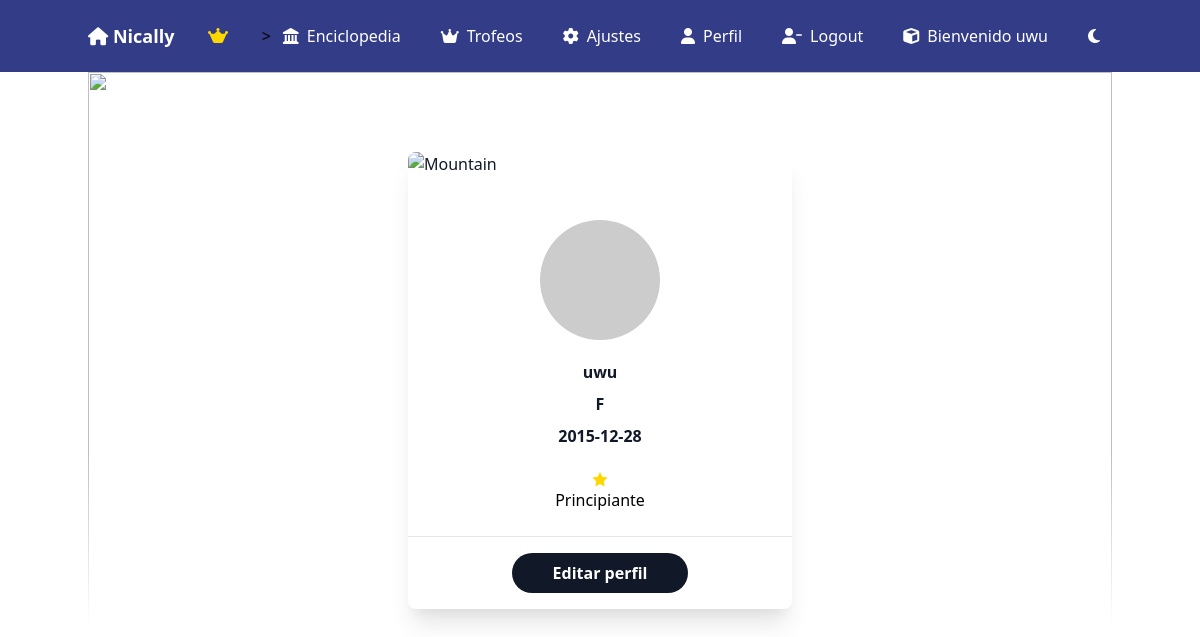
Screenshot of /user_profile (signed in) with the database file from the repository.
### tables this page shows
CREATE TABLE achievements (
  achievement_id integer,
  title text,
  description text,
  PRIMARY KEY(achievement_id)
);

CREATE TABLE users (
  id integer,
  gmail text,
  password text,
  username text,
  gender char(1),
  birthday integer,
  PRIMARY KEY (id)
);

### app.py (the view)
@app.route("/user_profile", methods=["GET"])
@require_profile_completion
def user_profile():
    imagen_dia = get_random_image(1,1)
    imagen_noche = get_random_image(0,1)
    print(f"\n {imagen_dia}")
    print(f"\n {imagen_noche}")
    user_id = session["user_id"]
    print(user_id)
    con = get_con_connection()
    user_data = con.execute("SELECT * FROM users WHERE id = ?", (user_id,)).fetchone()
    username = user_data["username"]
    gender = user_data["gender"]
    birthday = user_data["birthday"]
    if user_data is None:
        return "Usuario no encontrado", 404
    achievements = con.execute("""
        SELECT achievements.title
        FROM user_achievements
        JOIN achievements ON user_achievements.achievement_id = achievements.achievement_id
        WHERE user_achievements.user_id = ?
    """, (user_id,)).fetchall()
    con.close()
    return render_template(
        "user_profile.html",
        username=username,
        genre=gender,
        birthday=birthday,
        achievements=achievements,
        imagen_dia = imagen_dia, imagen_noche = imagen_noche
    )

### app.py (called while the page is built)
@app.after_request
def after_request(response):
    response.headers["Cache-Control"] = "no-cache, no-store, must-revalidate"
    response.headers["Expires"] = 0
    response.headers["Pragma"] = "no-cache"
    return response

@app.context_processor
def inject_dark_mode():
    return dict(dark_mode=session.get('dark_mode', False))

def get_random_image(horario, grande):
    con = get_con_connection()
    rows = con.execute(
        "SELECT image FROM images WHERE horario = ? AND grande = ?",
        (horario, grande)
    ).fetchall()
    imagenes = [dict(row) for row in rows]
    if imagenes:
        return random.choice(imagenes)['image']
    return None

### helpers.py (called while the page is built)
def get_con_connection():
    db_path = os.path.abspath("users.db")
    con = sqlite3.connect(db_path)
    con.row_factory = sqlite3.Row
    return con

def require_profile_completion(f):
    @wraps(f)
    def decorated_function(*args, **kwargs):
        user_id = session.get("user_id")
        if not user_id:
            return redirect("/login")
        con = get_con_connection()
        user = con.execute("SELECT username, gender, birthday FROM users WHERE id = ?", (user_id,)).fetchone()
        con.close()
        print(dict(user))
        if not user["username"] or not user["gender"] or not user["birthday"]:
            return redirect("/profile")
        return f(*args, **kwargs)
    return decorated_function

### templates/user_profile.html (shortened to what this page needs)
{% extends "layout.html" %}
{% block main %}
<div class="relative max-w-2xl mx-4 sm:max-w-sm md:max-w-sm lg:max-w-sm xl:max-w-sm sm:mx-auto md:mx-auto lg:mx-auto xl:mx-auto mt-16 bg-white shadow-xl rounded-lg text-gray-900 {% if dark_mode %}
        bg-gray-900
    {% else %}
        bg-white
    {% endif %}
">
    <div class="rounded-t-lg h-32 overflow-hidden">
        <img class="object-cover object-top w-full" src='https://images.unsplash.com/photo-1549880338-65ddcdfd017b?ixlib=rb-1.2.1&q=80&fm=jpg&crop=entropy&cs=tinysrgb&w=400&fit=max&ixid=eyJhcHBfaWQiOjE0NTg5fQ' alt='Mountain'>
    </div>
    <div class="mx-auto w-32 h-32 relative -mt-16 border-4 border-white rounded-full overflow-hidden">
        <img class="object-cover object-center h-32" src="https://ui-avatars.com/api/?name={{ username }}" alt="profile picture">
    </div>
    <div class="text-center mt-4">
        <h2 class=" mt-2 font-semibold {{ 'text-white' if dark_mode else 'text-gray-900' }}">{{ username }}</h2>
        <p class=" mt-2 font-semibold {{ 'text-white' if dark_mode else 'text-gray-900' }}">{{ genre }}</p>
        <p class=" mt-2 font-semibold {{ 'text-white' if dark_mode else 'text-gray-900' }}">{{ birthday }}</p>
    </div>
    <ul class="py-4 mt-2 text-gray-700 flex items-center justify-around">
        {% for achievement in achievements %}
            <li class="flex flex-col items-center justify-around">
                <svg style="color:#FFD700" class="w-4 fill-current text-blue-900" xmlns="http://www.w3.org/2000/svg" viewBox="0 0 20 20">
                    <path d="M10 15l-5.878 3.09 1.123-6.545L.489 6.91l6.572-.955L10 0l2.939 5.955 6.572.955-4.756 4.635 1.123 6.545z" />
                </svg>
                <div class ="{{ 'text-white' if dark_mode else 'text-black' }}"  >{{ achievement.title }}</div>
            </li>
        {% endfor %}
    </ul>
    <div class="p-4 border-t text-center  mt-2">
        <a href="/profile" class="w-1/2 block mx-auto rounded-full {{ 'text-black' if dark_mode else 'text-white' }}   {{ 'bg-white' if dark_mode else 'bg-gray-900'  }}  hover:shadow-lg font-semibold  px-6 py-2">Editar perfil</a>
    </div>
</div>
{% endblock %}

### templates/layout.html (shortened to what this page needs)
<!DOCTYPE html>
<html lang="en">
<head>
    <link href="https://cdn.jsdelivr.net/npm/tailwindcss@2.0.0/dist/tailwind.min.css" rel="stylesheet">
    <link href="https://cdnjs.cloudflare.com/ajax/libs/font-awesome/6.6.0/css/all.min.css" rel="stylesheet">
    <link href="../static/styles.css" rel="stylesheet">
</head>
<body class="
    {% if dark_mode %}
        bg-gray-900
    {% else %}
        bg-white
    {% endif %}
">
    <nav style="background-color: #333c87;" class="bg-blue-500 p-4 z-2">
        <div class="container mx-auto flex justify-between items-center">
            <a href="/" class="text-white text-lg font-bold"> <i class="fa-solid fa-house"></i> Nically</a>
            <div id="box">
                {% for achievement in achievements %}
                    <a style="color:#FFD700"  href="/achievements" class="flex items-center gap-2 text-white hover:bg-blue-700 px-3 py-2 rounded w-full md:w-auto">
                        <i class="fa-brands fa-web-awesome "></i>
                    </a>
                {% endfor %}
            </div>
            <div id="menu" id="menu" class="hidden flex-col items-start space-y-2 mt-4 md:mt-0 md:flex md:flex-row md:items-center md:space-y-0 md:space-x-4">
>
                <a href="/enciclopedia" class="flex items-center gap-2 text-white hover:bg-blue-700 px-3 py-2 rounded w-full md:w-auto">
                    <i class="fa-solid fa-landmark"></i> Enciclopedia
                </a>
                <a href="/achievements" class="flex items-center gap-2 text-white hover:bg-blue-700 px-3 py-2 rounded w-full md:w-auto">
                    <i class="fa-solid fa-crown"></i> Trofeos
                </a>
                <a href="/settings" class="flex items-center gap-2 text-white hover:bg-blue-700 px-3 py-2 rounded w-full md:w-auto">
                    <i class="fa-solid fa-gear"></i> Ajustes
                </a>
                <a href="/user_profile" class="flex items-center gap-2 text-white hover:bg-blue-700 px-3 py-2 rounded w-full md:w-auto">
                    <i class="fa-solid fa-user"></i> Perfil
                </a>
                {% if not session.get('user_id') %}
                <a href="/login" class="flex items-center gap-2 text-white hover:bg-blue-700 px-3 py-2 rounded w-full md:w-auto">
                    <i class="fa-solid fa-pen-to-square"></i> Login
                </a>
                <a href="/register" class="flex items-center gap-2 text-white hover:bg-blue-700 px-3 py-2 rounded w-full md:w-auto">
                    <i class="fa-solid fa-file"></i> Register
                </a>
                {% else %}
                <a href="/logout" class="flex items-center gap-2 text-white hover:bg-blue-700 px-3 py-2 rounded w-full md:w-auto">
                    <i class="fa-solid fa-user-minus"></i> Logout
                </a>
                <h class="flex items-center gap-2 text-white hover:bg-blue-700 px-3 py-2 rounded w-full md:w-auto">
                    <i class="fa-solid fa-cube"></i> Bienvenido {{ username }}
                </h>
                {% endif %}
                <button id="dark-mode-toggle" onclick="toggleDarkMode()" class="flex items-center gap-2 text-white hover:bg-blue-700 px-3 py-2 rounded w-full md:w-auto transition-colors duration-200">
                    {% if dark_mode %}
                        <i class="fa-solid fa-sun"></i>
                    {% else %}
                        <i class="fa-solid fa-moon"></i>
                    {% endif %}
                </button>
            </div>
        </div>
    </nav>
    <div class=" relative container mx-auto p-4 ">
        <div class="absolute inset-0 -z-1 pointer-events-none">
        </div>
        <div>
        {% block main %}{% endblock %}
    </div>
</body>
</html>

### static/styles.css (style rules this page uses)
#box { width: auto; height:auto; display: flex; gap: 1em; }

### templates/layout.html (style rules this page uses)
html { visibility: hidden; }

### rows the page displays
achievements: title "Principiante"
users: username "uwu", birthday "2015-12-28"

### other values shown
{{ genre }} "F"
